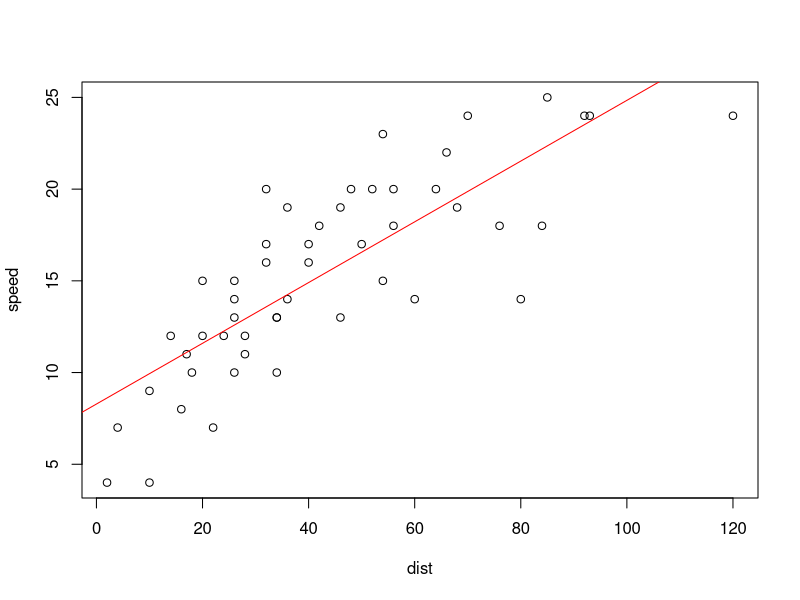

Source code (R):
## ---- chunk 1
options(htmltools.dir.version = FALSE)
## ---- chunk 2
2 + 2
## ---- chunk 3
plot(speed ~ dist, data = cars)
abline(lm(speed ~ dist, data = cars), col = 'red')
## ---- chunk 4
if (TRUE) {
{{ message("Very important!") }}
}
